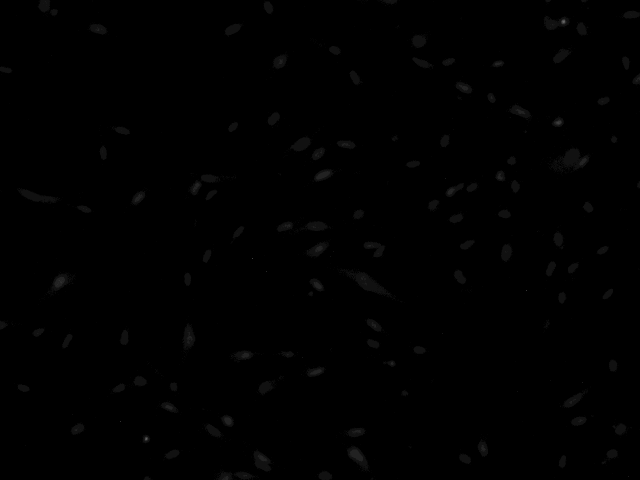
#> input picture bme481-midterm-projects/data/B6_DAPI_1.tif, 1280 x 960 px, given in place of CoffeeBeans.tif, which was not available (shown at 1/2 size)
$ python watershed_segmentation.py
#> lines starting #> are read from the running program, lines starting #| are printed output that depends on the picture; after the words box and inside, x2 and y2 are one past the last pixel; in counts of white or black regions, pixels touching at a corner belong together; pictures that were not available may be replaced by others from this repository, and a replacement may not be noted
from pathlib import Path
from skimage import io, measure
from scipy import ndimage as ndi
from skimage.filters import threshold_otsu, gaussian
from skimage.segmentation import watershed
import matplotlib.pyplot as plt

# Path initialization

BASE_DIR = Path(__file__).resolve().parent.parent
IMAGE_PATH = BASE_DIR / "data" / "CoffeeBeans.tif"
OUTPUT_DIR = BASE_DIR / "outputs"
OUTPUT_DIR.mkdir(exist_ok=True)

# Load image and binarize

image = io.imread(IMAGE_PATH, as_gray=True)
#> image is the input picture: shape (960, 1280) uint16; min 122, max 4095, mean 198.8
thresh = threshold_otsu(image)
#> thresh = 304

# Beans are darker than background -> invert threshold
binary_image = image <= thresh
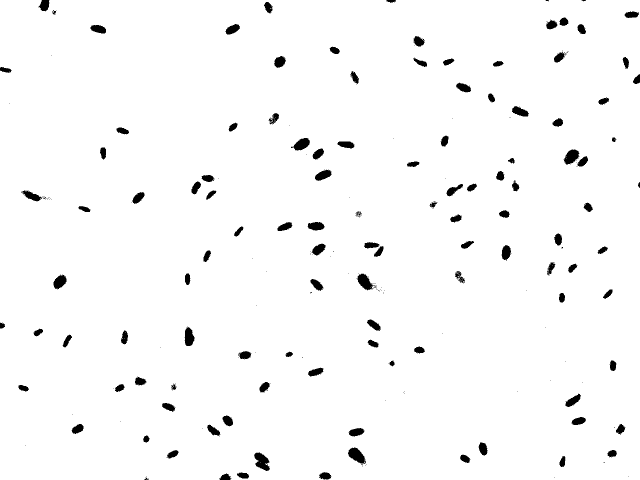
#> binary_image: shape (960, 1280) bool (shown at 1/2 size); 97.5% white; 235 black regions (121 under 20 px), largest, box (x1, y1, x2, y2) and area: (508, 905, 540, 942) 717, (696, 895, 732, 930) 698, (715, 546, 747, 581) 631

# Distance transform + smoothing

distance = ndi.distance_transform_edt(binary_image)
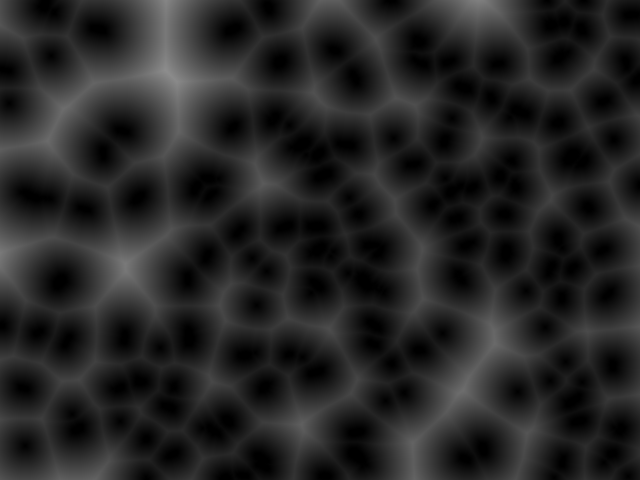
#> distance: shape (960, 1280) float64 (shown at 1/2 size); min 0, max 141.8, mean 37.5
smoothed_distance = gaussian(distance, sigma=2)

# Marker detection

local_maxima = smoothed_distance == ndi.maximum_filter(smoothed_distance, size=20)
#> local_maxima: shape (960, 1280) bool; 0.01% white in thin lines or dots
markers, _ = ndi.label(local_maxima)
#> markers: shape (960, 1280) int32; 129 distinct labels, from 0 to 128


# Watershed segmentation

labeled_image = watershed(-smoothed_distance, markers, mask=binary_image)
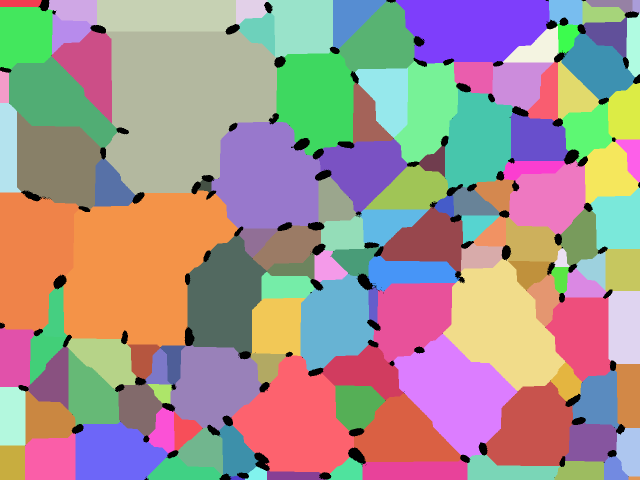
#> labeled_image: shape (960, 1280) int32 (shown at 1/2 size); 129 distinct labels, from 0 to 128; one colour per label, 0 black

# Relabel for clean, consecutive labels
labeled_image = measure.label(labeled_image, background=0)
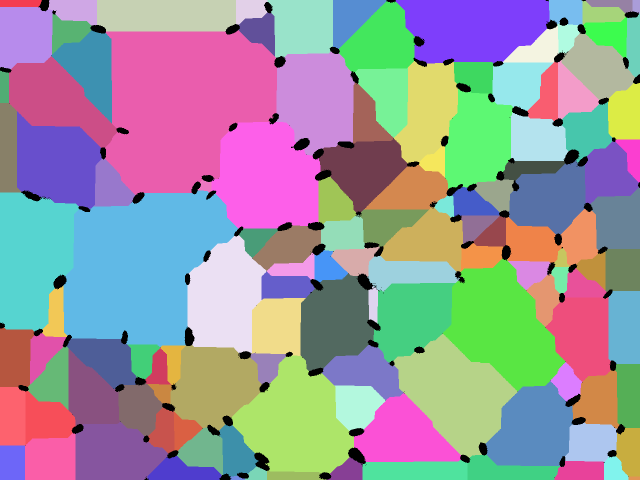
#> labeled_image: shape (960, 1280) int64 (shown at 1/2 size); 129 distinct labels, from 0 to 128; one colour per label, 0 black


# Visualization

fig, ax = plt.subplots(figsize=(10, 10))
ax.imshow(image, cmap="gray")

bean_properties = measure.regionprops(labeled_image)
#> bean_properties = 128 regions; largest, box (x1, y1, x2, y2) and area: (210, 60, 554, 390) 86254, (127, 381, 477, 695) 76197, (886, 517, 1131, 783) 37615, (423, 244, 641, 457) 36694, (463, 711, 708, 948) 36162

for prop in bean_properties:
    y, x = prop.centroid
    if prop.area > 150:  # minimum size threshold to ignore noise
        ax.text(
            x,
            y,
            str(prop.label),
            color="red",
            fontsize=10,
            ha="center",
            va="center"
        )
#> this loop made 128 passes
#> (y, x) on passes 1 to 12: (6.4, 40.06), (20.14, 150.8), (30.39, 332.3), (19.13, 499.3), (52.79, 605.2), (35.01, 702.4), (55.46, 947.3), (22, 1132.5), (8.25, 1225.4), (11.84, 1272.2), (27.91, 1202.7), (83.32, 761.5)

ax.set_title("Segmented and Labeled Coffee Beans (Watershed)")
ax.axis("off")

# Save output

output_path = OUTPUT_DIR / "watershed_labeled_beans.png"
plt.savefig(output_path, dpi=200, bbox_inches="tight")
plt.show()
